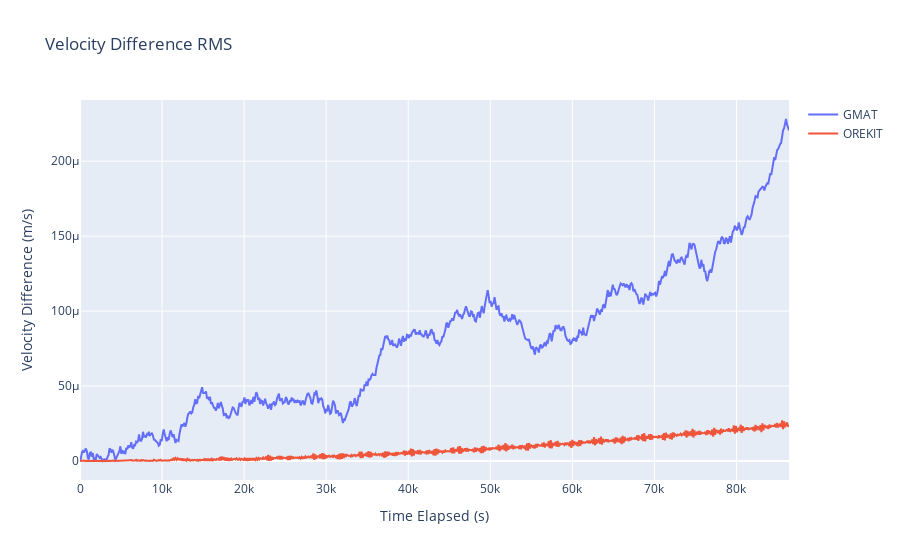

Notebook code for this chart:
### Markdown cell above
Plot velocity error

### Code cell
orbit_df_RMS_velocity_list = [
    ostk_states_compared_df[list_ind][["Elapsed secs", "${\delta}v$"]]
    for list_ind in range(0, len(all_comparison_states))
]

figure = go.Figure()
figure.update_layout(title=f"Velocity Difference RMS", showlegend=True, height=1000)
figure.update_xaxes(title_text="Time Elapsed (s)")
figure.update_yaxes(title_text="Velocity Difference (m/s)")

for list_ind, orbit_df_RMS_velocity in enumerate(orbit_df_RMS_velocity_list):
    figure.add_trace(
        go.Scatter(
            x=orbit_df_RMS_velocity["Elapsed secs"],
            y=orbit_df_RMS_velocity["${\delta}v$"],
            name=legend_name_list[list_ind],
            mode="lines",
        )
    )

figure.show()

### Figure 1 — Plotly figure (JSON) as saved in the notebook; plotly's stock layout.template omitted (floating-point values rounded to 4 significant figures; data arrays with more than 128 entries replaced by an {"elided": "..."} marker saying what was removed)
{"data": [{"mode": "lines", "name": "GMAT", "type": "scatter", "x": {"elided": "721 float values"}, "y": {"elided": "721 float values"}}, {"mode": "lines", "name": "OREKIT", "type": "scatter", "x": {"elided": "721 int values"}, "y": {"elided": "721 float values"}}], "layout": {"autosize": true, "showlegend": true, "title": {"text": "Velocity Difference RMS"}, "xaxis": {"autorange": true, "range": [0, 86400.0], "title": {"text": "Time Elapsed (s)"}, "type": "linear"}, "yaxis": {"autorange": true, "range": [-1.267e-05, 0.0002408], "title": {"text": "Velocity Difference (m/s)"}, "type": "linear"}}}
